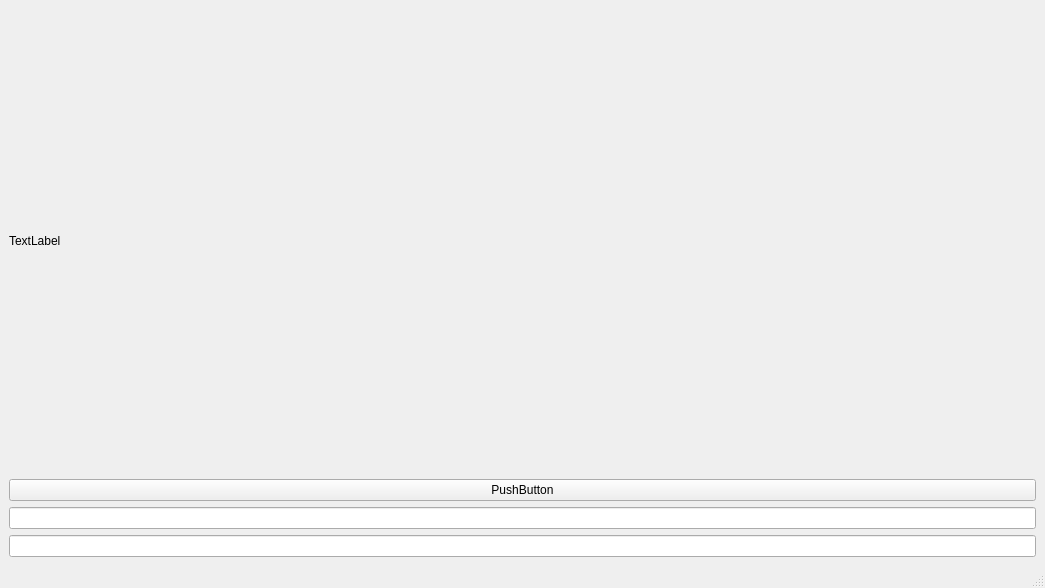
<?xml version="1.0" encoding="UTF-8"?>
<ui version="4.0">
 <class>MainWindow</class>
 <widget class="QMainWindow" name="MainWindow">
  <property name="geometry">
   <rect>
    <x>0</x>
    <y>0</y>
    <width>1045</width>
    <height>588</height>
   </rect>
  </property>
  <property name="windowTitle">
   <string>MainWindow</string>
  </property>
  <widget class="QWidget" name="centralwidget">
   <layout class="QVBoxLayout" name="verticalLayout">
    <item>
     <widget class="QLabel" name="labelResultado">
      <property name="text">
       <string>TextLabel</string>
      </property>
     </widget>
    </item>
    <item>
     <widget class="QPushButton" name="btnCalcular">
      <property name="text">
       <string>PushButton</string>
      </property>
     </widget>
    </item>
    <item>
     <widget class="QLineEdit" name="txtOrigem"/>
    </item>
    <item>
     <widget class="QLineEdit" name="txtDestino"/>
    </item>
   </layout>
  </widget>
  <widget class="QMenuBar" name="menubar">
   <property name="geometry">
    <rect>
     <x>0</x>
     <y>0</y>
     <width>1045</width>
     <height>25</height>
    </rect>
   </property>
  </widget>
  <widget class="QStatusBar" name="statusbar"/>
 </widget>
 <resources/>
 <connections/>
</ui>
